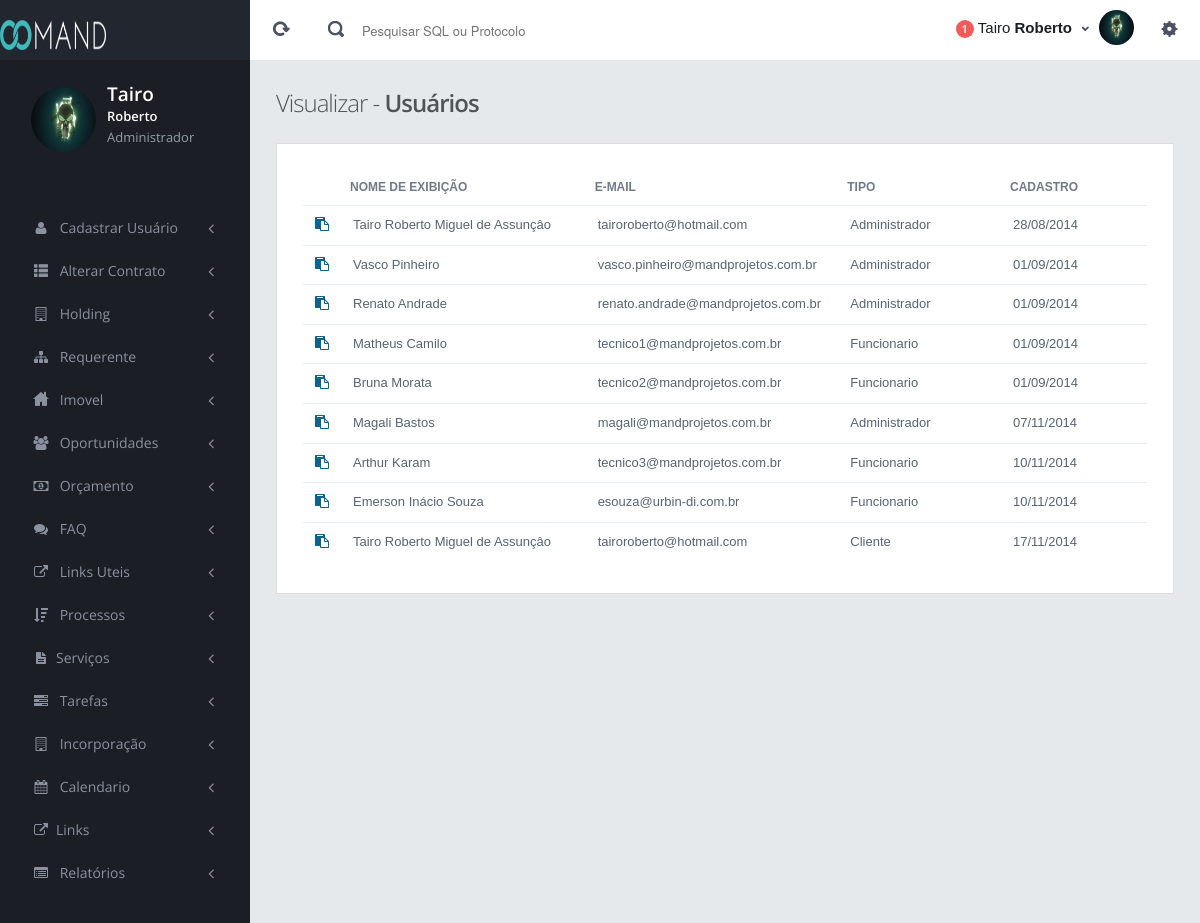
The app's page /sistema/usuario-lista.php (signed in) with its own data.
### tables this page shows
CREATE TABLE IF NOT EXISTS `Usuarios` (
  `IdUsuario` int(11) NOT NULL AUTO_INCREMENT,
  `TipoUsuario` varchar(50) NOT NULL,
  `Email` varchar(100) NOT NULL,
  `Senha` varchar(50) NOT NULL,
  `ConfirmaSenha` varchar(50) NOT NULL,
  `NomeExibicao` varchar(100) NOT NULL,
  `Entrada` varchar(20) NOT NULL,
  `Saida` varchar(20) NOT NULL,
  `Almoco` varchar(20) NOT NULL,
  `Foto` varchar(300) NOT NULL,
  `DataCadastro` varchar(20) NOT NULL,
  `PermissaoProcesso` varchar(300) NOT NULL,
  `CreditoUsuario` varchar(20) NOT NULL,
  `CreditoUsuario_final` varchar(20) NOT NULL,
  PRIMARY KEY (`IdUsuario`)
);

### sistema/includes/php/conexao/Conexao.class.php (called while the page is built, shortened)
<?php
   class Conexao {
   private $sql = "";
   function executarQuery(){
      $query = mysql_query($this->sql) or die ($this->mensagem(mysql_error()));
      return $query;
   }
}

### sistema/usuario-lista.php (the view, shortened to what this page needs)
<?php
include('includes/php/conexao/Conexao.class.php');
include("permissoes.php");
?>
<!DOCTYPE html>
<html>
<head>
<link href="assets/plugins/bootstrap-select2/select2.css" rel="stylesheet" type="text/css" media="screen"/>
<link href="assets/plugins/jquery-slider/css/jquery.sidr.light.css" rel="stylesheet" type="text/css" media="screen"/>
<link href="assets/plugins/jquery-datatable/css/jquery.dataTables.css" rel="stylesheet" type="text/css"/>
<link href="assets/plugins/boostrap-checkbox/css/bootstrap-checkbox.css" rel="stylesheet" type="text/css" media="screen"/>
<link href="assets/plugins/datatables-responsive/css/datatables.responsive.css" rel="stylesheet" type="text/css" media="screen"/>
<link href="assets/plugins/boostrapv3/css/bootstrap.min.css" rel="stylesheet" type="text/css"/>
<link href="assets/plugins/boostrapv3/css/bootstrap-theme.min.css" rel="stylesheet" type="text/css"/>
<link href="assets/plugins/font-awesome/css/font-awesome.css" rel="stylesheet" type="text/css"/>
<link href="assets/css/animate.min.css" rel="stylesheet" type="text/css"/>
<link href="assets/css/style.css" rel="stylesheet" type="text/css"/>
<link href="assets/css/responsive.css" rel="stylesheet" type="text/css"/>
<link href="assets/css/custom-icon-set.css" rel="stylesheet" type="text/css"/>
</head>
<body class="">
      </div>
  </div>
</div>
  <div class="page-content">
        <div class="content">
          <div class="row-fluid">
          <form id="formUsuarioLista" name="formUsuarioLista" method="POST" action="usuario-cadastro">
          <div class="page-title">
        <h3>Visualizar - <span class="semi-bold">Usuários</span></h3>
      </div>
            <div class="span12">
              <div class="grid simple">
                <div class="grid-body">
                  <table class="table table-hover table-condensed" id="example">
                    <thead>
                      <tr>
                        <th style="width:1%"></th>
                        <th style="width:31%">Nome de Exibição</th>
                        <th style="width:30%">E-mail</th>
                        <th style="width:20%">Tipo</th>
                        <th style="width:19%">Cadastro</th>
                      </tr>
                    </thead>
                    <tbody>
                       <?php
                            $buscarUsuario = new Conexao();
                            $buscarUsuario->conectar();
                            $buscarUsuario->selecionarDB();
                            $cont = 0;
                           $buscarUsuario->set('sql',"SELECT * FROM `Usuarios` ");
                            $query= $buscarUsuario->executarQuery();
                           while($retornoUsuario=mysql_fetch_object($query)) { ?>
                              <tr >
                                <td onclick="selecionaUsuario(<?php echo $retornoUsuario->IdUsuario;?>);">
                                  <a href="#">
                                     <i class="fa fa-paste">
                                     </i>
                                  </a>
                                 </td>
                                <td class="v-align-middle"><?php echo $retornoUsuario->NomeExibicao; ?></td>
                                <td class="v-align-middle"><?php echo $retornoUsuario->Email; ?></td>
                                <td class="v-align-middle"><?php echo $retornoUsuario->TipoUsuario; ?></td>
                                <td class="v-align-middle"><?php echo $retornoUsuario->DataCadastro; ?> </td>
                              </tr>
                          <?php $cont++; } ?>
	                    </tbody>
	                  </table>
	                </div>
	              </div>
	            </div>
            </form>
          </div>
        </div>
      </div>
</body>
</html>

### sistema/assets/css/responsive.css (style rules this page uses)
@media (min-width: 980px) { .page-content { margin-left: 250px; min-height: 1006px; } }

### records on screen
usuarios: NomeExibicao "Tairo Roberto Miguel de Assunçâo", Email "tairoroberto@hotmail.com", TipoUsuario "Administrador", DataCadastro "28/08/2014"
usuarios: NomeExibicao "Vasco Pinheiro", Email "vasco.pinheiro@mandprojetos.com.br", TipoUsuario "Administrador", DataCadastro "01/09/2014"
usuarios: NomeExibicao "Renato Andrade", Email "renato.andrade@mandprojetos.com.br", TipoUsuario "Administrador", DataCadastro "01/09/2014"
usuarios: NomeExibicao "Matheus Camilo", Email "tecnico1@mandprojetos.com.br", TipoUsuario "Funcionario", DataCadastro "01/09/2014"
usuarios: NomeExibicao "Bruna Morata", Email "tecnico2@mandprojetos.com.br", TipoUsuario "Funcionario", DataCadastro "01/09/2014"
usuarios: NomeExibicao "Magali Bastos", Email "magali@mandprojetos.com.br", TipoUsuario "Administrador", DataCadastro "07/11/2014"
usuarios: NomeExibicao "Arthur Karam", Email "tecnico3@mandprojetos.com.br", TipoUsuario "Funcionario", DataCadastro "10/11/2014"
usuarios: NomeExibicao "Emerson Inácio Souza", Email "esouza@urbin-di.com.br", TipoUsuario "Funcionario", DataCadastro "10/11/2014"
usuarios: NomeExibicao "Tairo Roberto Miguel de Assunçâo", Email "tairoroberto@hotmail.com", TipoUsuario "Cliente", DataCadastro "17/11/2014"

### other values on screen
$nome[0] "Tairo"
$nome[1] "Roberto"
$UsuarioTipo "Administrador"
